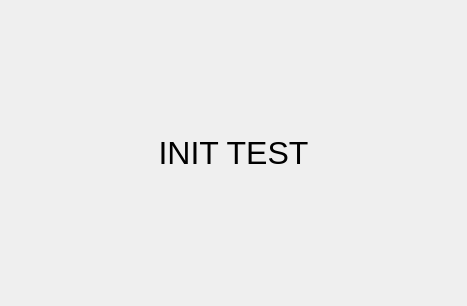
<?xml version="1.0" encoding="UTF-8"?>
<ui version="4.0">
 <class>MainWindow</class>
 <widget class="QMainWindow" name="MainWindow">
  <property name="geometry">
   <rect>
    <x>0</x>
    <y>0</y>
    <width>467</width>
    <height>306</height>
   </rect>
  </property>
  <property name="windowTitle">
   <string>MainWindow</string>
  </property>
  <widget class="QWidget" name="centralwidget">
   <layout class="QGridLayout" name="gridLayout">
    <item row="0" column="0">
     <widget class="QLabel" name="label">
      <property name="font">
       <font>
        <pointsize>24</pointsize>
       </font>
      </property>
      <property name="text">
       <string>INIT TEST</string>
      </property>
      <property name="alignment">
       <set>Qt::AlignCenter</set>
      </property>
     </widget>
    </item>
   </layout>
  </widget>
 </widget>
 <resources/>
 <connections/>
</ui>
